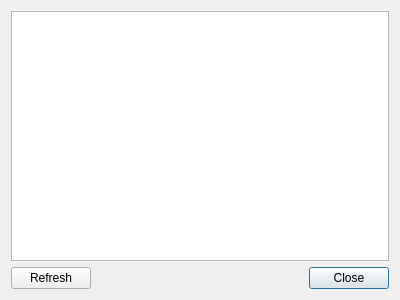
<?xml version="1.0" encoding="UTF-8"?>
<ui version="4.0">
 <class>ServerStatusDlg</class>
 <widget class="QDialog" name="ServerStatusDlg">
  <property name="geometry">
   <rect>
    <x>0</x>
    <y>0</y>
    <width>400</width>
    <height>300</height>
   </rect>
  </property>
  <property name="windowTitle">
   <string>Server status</string>
  </property>
  <layout class="QGridLayout" name="gridLayout">
   <item row="1" column="1">
    <spacer name="horizontalSpacer">
     <property name="orientation">
      <enum>Qt::Horizontal</enum>
     </property>
     <property name="sizeHint" stdset="0">
      <size>
       <width>40</width>
       <height>20</height>
      </size>
     </property>
    </spacer>
   </item>
   <item row="1" column="2">
    <widget class="QPushButton" name="mCloseBtn">
     <property name="text">
      <string>Close</string>
     </property>
    </widget>
   </item>
   <item row="1" column="0">
    <widget class="QPushButton" name="mRefreshBtn">
     <property name="text">
      <string>Refresh</string>
     </property>
    </widget>
   </item>
   <item row="0" column="0" colspan="3">
    <widget class="QListWidget" name="mServerList"/>
   </item>
  </layout>
 </widget>
 <resources/>
 <connections>
  <connection>
   <sender>mCloseBtn</sender>
   <signal>clicked()</signal>
   <receiver>ServerStatusDlg</receiver>
   <slot>accept()</slot>
   <hints>
    <hint type="sourcelabel">
     <x>355</x>
     <y>279</y>
    </hint>
    <hint type="destinationlabel">
     <x>199</x>
     <y>149</y>
    </hint>
   </hints>
  </connection>
 </connections>
</ui>
